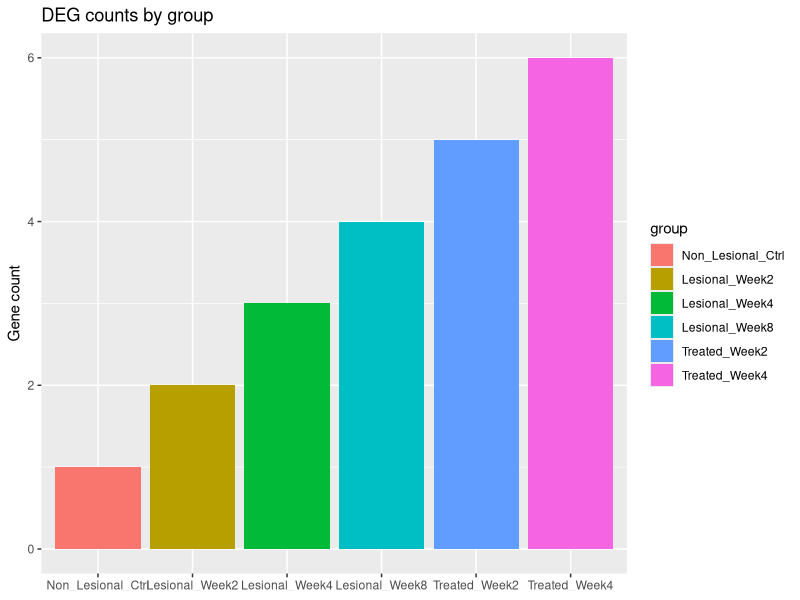

The R script that drew this image:
# R 端出图模板自动挂载验证（在服务器上跑）
#
# 由 R_PROFILE_USER 加载 layout_autoload/Rprofile 后，ggsave 应自动套用
# project.json 的 plot_layout_config。本脚本只负责出图，几何校验交给
# 同目录的 Python 验证脚本（统一用 PIL 量像素，避免两端各写一套判据）。
#
# 跑法：
#   BIOANALYS_PROJECT_JSON=<project.json> R_PROFILE_USER=<Rprofile> \
#     Rscript 2026-10-18_verification_layout_r.R <输出png>

args <- commandArgs(trailingOnly = TRUE)
out <- if (length(args) >= 1) args[1] else "/tmp/layout_r_test.png"

if (!requireNamespace("ggplot2", quietly = TRUE)) {
  cat("SKIP | 本机没有 ggplot2\n")
  quit(status = 0)
}
suppressPackageStartupMessages(library(ggplot2))

labels <- c("Non_Lesional_Ctrl", "Lesional_Week2", "Lesional_Week4",
            "Lesional_Week8", "Treated_Week2", "Treated_Week4")
df <- data.frame(group = factor(labels, levels = labels), n = seq_along(labels))

p <- ggplot(df, aes(x = group, y = n, fill = group)) +
  geom_col() +
  labs(title = "DEG counts by group", y = "Gene count", x = NULL) +
  theme(legend.position = "right")

# 不传 width/height：模板应自己定画幅（16:9）
ggsave(out, plot = p)
cat("saved", out, "\n")
